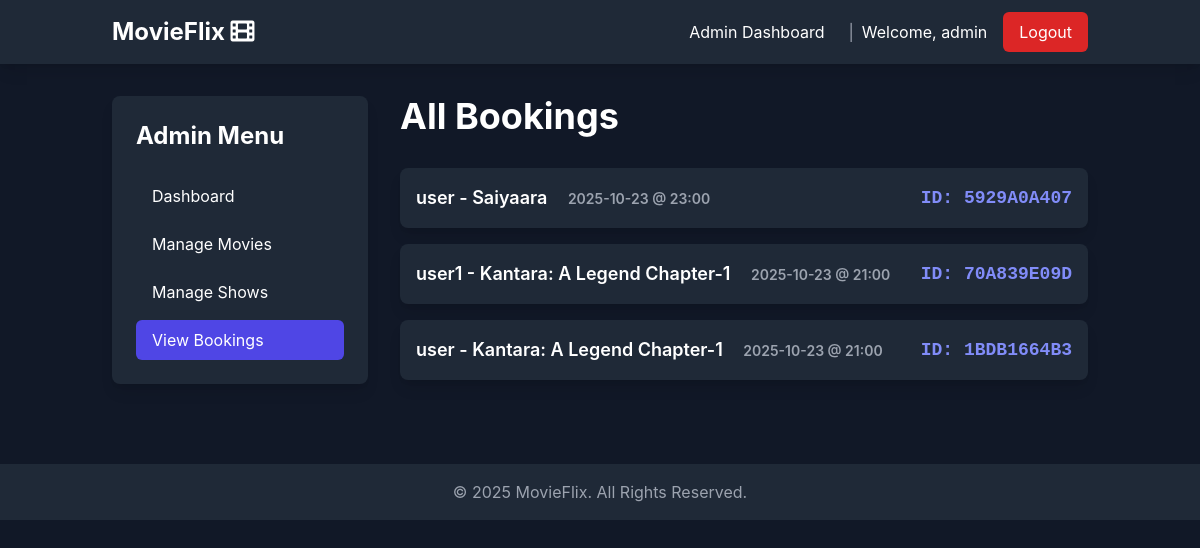
Screenshot of /admin/bookings (signed in) with the database file from the repository.
### tables this page shows
CREATE TABLE users (
        id INTEGER PRIMARY KEY AUTOINCREMENT,
        username TEXT UNIQUE NOT NULL,
        password TEXT NOT NULL,
        is_admin INTEGER DEFAULT 0
    );

CREATE TABLE movies (
        id INTEGER PRIMARY KEY AUTOINCREMENT,
        title TEXT NOT NULL,
        description TEXT,
        poster_url TEXT,
        duration_minutes INTEGER
    );

CREATE TABLE shows (
        id INTEGER PRIMARY KEY AUTOINCREMENT,
        movie_id INTEGER,
        show_date TEXT NOT NULL,
        show_time TEXT NOT NULL,
        FOREIGN KEY(movie_id) REFERENCES movies(id)
    );

CREATE TABLE bookings (
        id INTEGER PRIMARY KEY AUTOINCREMENT,
        booking_id TEXT UNIQUE NOT NULL,
        user_id INTEGER,
        show_id INTEGER,
        total_price REAL,
        booking_date DATETIME DEFAULT CURRENT_TIMESTAMP,
        FOREIGN KEY(user_id) REFERENCES users(id),
        FOREIGN KEY(show_id) REFERENCES shows(id)
    );

### app.py (the view)
@app.route('/admin/bookings')
@admin_required
def admin_bookings():
    bookings_data = query_db('''
        SELECT b.booking_id, u.username, m.title, s.show_date, s.show_time, b.total_price
        FROM bookings b
        JOIN users u ON b.user_id = u.id
        JOIN shows s ON b.show_id = s.id
        JOIN movies m ON s.movie_id = m.id
        ORDER BY b.booking_date DESC
    ''')
    bookings_details = []
    for booking in bookings_data:
        booking_db = query_db('SELECT id FROM bookings WHERE booking_id = ?', [booking['booking_id']], one=True)
        seats_rows = query_db('SELECT seat_number FROM booked_seats WHERE booking_id = ?', [booking_db['id']])
        seats = [row['seat_number'] for row in seats_rows]
        food_orders = query_db('''
            SELECT fi.name, fo.quantity, fi.price
            FROM food_orders fo
            JOIN food_items fi ON fo.item_id = fi.id
            WHERE fo.booking_id = ?
        ''', [booking_db['id']])
        bookings_details.append({
            'info': booking,
            'seats': seats,
            'food_orders': food_orders
        })
    return render_template('admin/bookings.html', bookings_details=bookings_details)

### app.py (called while the page is built)
def get_db():
    db = getattr(g, '_database', None)
    if db is None:
        db = g._database = sqlite3.connect(DATABASE)
        db.row_factory = sqlite3.Row
    return db

@app.teardown_appcontext
def close_connection(exception):
    db = getattr(g, '_database', None)
    if db is not None:
        db.close()

def query_db(query, args=(), one=False):
    cur = get_db().execute(query, args)
    rv = cur.fetchall()
    cur.close()
    return (rv[0] if rv else None) if one else rv

def admin_required(f):
    @wraps(f)
    def decorated_function(*args, **kwargs):
        if 'user_id' not in session or not session.get('is_admin'):
            flash('Admin access required.', 'danger')
            return redirect(url_for('index'))
        return f(*args, **kwargs)
    return decorated_function

@app.context_processor
def inject_user():
    user = None
    if 'user_id' in session:
        user = query_db('SELECT * FROM users WHERE id = ?', [session['user_id']], one=True)
    return dict(current_user=user)

### templates/admin/bookings.html (shortened to what this page needs)
{% extends 'layout.html' %}
{% block content %}
<div class="flex">
    <div class="w-64 bg-gray-800 p-6 rounded-lg shadow-lg mr-8">
        <h2 class="text-2xl font-bold mb-6">Admin Menu</h2>
        <nav class="space-y-2">
            <a href="{{ url_for('admin_dashboard') }}" class="block py-2 px-4 hover:bg-gray-700 rounded-md">Dashboard</a>
            <a href="{{ url_for('admin_movies') }}" class="block py-2 px-4 hover:bg-gray-700 rounded-md">Manage Movies</a>
            <a href="{{ url_for('admin_shows') }}" class="block py-2 px-4 hover:bg-gray-700 rounded-md">Manage Shows</a>
            <a href="{{ url_for('admin_bookings') }}" class="block py-2 px-4 bg-indigo-600 rounded-md">View Bookings</a>
        </nav>
    </div>
    <div class="flex-1">
        <h1 class="text-4xl font-bold mb-8">All Bookings</h1>
        <div class="space-y-4">
            {% for detail in bookings_details %}
            <div class="bg-gray-800 p-4 rounded-lg shadow-lg">
                <details>
                    <summary class="cursor-pointer font-semibold text-lg flex justify-between items-center">
                        <div>
                            <span>{{ detail.info.username }} - {{ detail.info.title }}</span>
                            <span class="text-sm text-gray-400 ml-4">{{ detail.info.show_date }} @ {{ detail.info.show_time }}</span>
                        </div>
                        <div class="font-mono text-indigo-400">
                           ID: {{ detail.info.booking_id }}
                        </div>
                    </summary>
                </details>
            </div>
            {% else %}
            <p class="text-gray-400">No bookings have been made yet.</p>
            {% endfor %}
        </div>
    </div>
</div>
{% endblock %}

### templates/layout.html (shortened to what this page needs)
<!DOCTYPE html>
<html lang="en">
<head>
    <script src="https://cdn.tailwindcss.com"></script>
    <link rel="stylesheet" href="https://cdnjs.cloudflare.com/ajax/libs/font-awesome/6.0.0-beta3/css/all.min.css">
</head>
<body class="bg-gray-900 text-white">
    <nav class="bg-gray-800 shadow-lg">
        <div class="container mx-auto px-6 py-3">
            <div class="flex items-center justify-between">
                <a href="{{ url_for('index') }}" class="text-2xl font-bold text-white">MovieFlix <i class="fas fa-film"></i></a>
                <div class="flex items-center">
                    {% if current_user %}
                        {% if current_user.is_admin %}
                             <a href="{{ url_for('admin_dashboard') }}" class="px-4 py-2 text-white hover:text-gray-300">Admin Dashboard</a>
                        {% else %}
                             <a href="{{ url_for('my_bookings') }}" class="px-4 py-2 text-white hover:text-gray-300">My Bookings</a>
                        {% endif %}
                        <span class="text-gray-400 mx-2">|</span>
                        <span class="text-white mr-4">Welcome, {{ current_user.username }}</span>
                        <a href="{{ url_for('logout') }}" class="px-4 py-2 bg-red-600 hover:bg-red-700 text-white rounded-md">Logout</a>
                    {% else %}
                        <a href="{{ url_for('login') }}" class="px-4 py-2 text-white hover:text-gray-300">Login</a>
                        <a href="{{ url_for('register') }}" class="ml-2 px-4 py-2 bg-indigo-600 hover:bg-indigo-700 text-white rounded-md">Register</a>
                    {% endif %}
                </div>
            </div>
        </div>
    </nav>
    <main class="container mx-auto px-6 py-8">
        {% block content %}{% endblock %}
    </main>
    <footer class="bg-gray-800 mt-12 py-4">
        <div class="container mx-auto px-6 text-center text-gray-400">
            &copy; 2025 MovieFlix. All Rights Reserved.
        </div>
    </footer>
</body>
</html>

### templates/layout.html (style rules this page uses)
body { font-family: 'Inter', sans-serif; }

### rows the page displays
users: username "admin"
users: info.username "user" "user"
movies: info "Saiyaara"
shows: info.show_date "2025-10-23", info.show_time "23:00"
bookings: info.booking_id "5929A0A407"
users: info.username "user1"
movies: info "Kantara: A Legend Chapter-1" "Kantara: A Legend Chapter-1"
shows: info.show_date "2025-10-23" "2025-10-23", info.show_time "21:00" "21:00"
bookings: info.booking_id "70A839E09D"
bookings: info.booking_id "1BDB1664B3"
